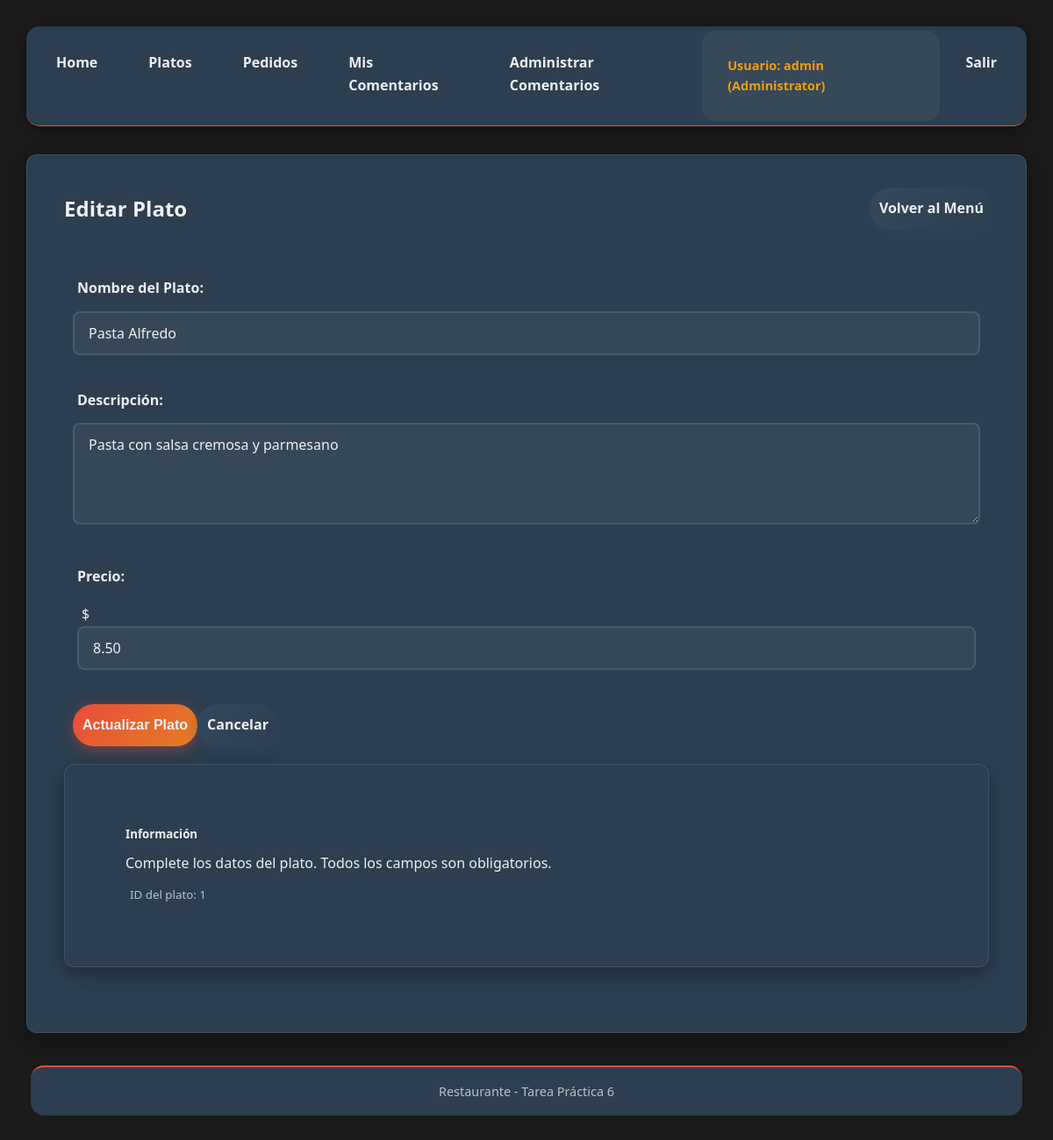
Screenshot of /index.php?action=dish_edit&id=1 (signed in) with the database file from the repository.
### tables this page shows
CREATE TABLE `dishes` (
  `id` int(11) NOT NULL,
  `name` varchar(50) NOT NULL,
  `description` text DEFAULT NULL,
  `price` decimal(10,2) NOT NULL,
  `created_at` timestamp NOT NULL DEFAULT current_timestamp()
);

### app/controllers/BaseController.php (called while the page is built, shortened)
<?php
class BaseController {
    protected function view($path, $data = []) {
        extract($data);
        require __DIR__ . '/../../views/layouts/header.php';
        require __DIR__ . '/../../views/' . $path . '.php';
        require __DIR__ . '/../../views/layouts/footer.php';
    }
}

### app/controllers/DishesController.php (called while the page is built, shortened)
 <?php
 require_once __DIR__ . '/../models/Dish.php';
 class DishesController extends BaseController {
 public function editForm(){
$dishModel = new Dish();
 $dish = $dishModel->find($_GET['id']);
 $this->view('dishes/edit', ['dish'=>$dish]);
 }
 }

### app/models/Model.php (called while the page is built, shortened)
<?php
abstract class Model {
    public function __construct() {
        $this->conn = $this->getConnection();
    }
    protected function getConnection() {
        $conn = new mysqli("localhost", "root", "", "restaurante");
        $conn->set_charset('utf8mb4');
        return $conn;
    }
}

### app/models/Dish.php (called while the page is built, shortened)
<?php
 require_once 'Model.php';
 class Dish extends Model {
 public function find($id){
 $stmt = $this->conn->prepare("SELECT * FROM dishes WHERE id=?");
 $stmt->bind_param('i',$id);
 $stmt->execute();
 return $stmt->get_result()->fetch_assoc();
 }
 }

### views/dishes/edit.php (the view, shortened to what this page needs)
<link rel="stylesheet" href="../assets/css/styles.css">
<div class="card fade-in">
    <div class="d-flex justify-content-between align-items-center mb-3">
        <h2><?= isset($dish) ? 'Editar Plato' : 'Crear Nuevo Plato' ?></h2>
        <a href="index.php?action=dishes" class="btn btn-secondary">Volver al Menú</a>
    </div>
    <div class="row">
        <div class="col-md-8">
            <form method="POST" action="index.php?action=<?= isset($dish) ? 'dish_update' : 'dish_store' ?>">
                <div class="form-group mb-3">
                    <label for="name">Nombre del Plato:</label>
                    <input type="text" class="form-control" id="name" name="name"
                           value="<?= htmlspecialchars($dish['name'] ?? '') ?>" required>
                </div>
                <div class="form-group mb-3">
                    <label for="description">Descripción:</label>
                    <textarea class="form-control" id="description" name="description" rows="4" required><?= htmlspecialchars($dish['description'] ?? '') ?></textarea>
                </div>
                <div class="form-group mb-3">
                    <label for="price">Precio:</label>
                    <div class="input-group">
                        <span class="input-group-text">$</span>
                        <input type="number" class="form-control" id="price" name="price"
                               value="<?= htmlspecialchars($dish['price'] ?? '') ?>"
                               step="0.01" min="0" required>
                    </div>
                </div>
                <div class="d-flex gap-2">
                    <button type="submit" class="btn btn-primary">
                        <?= isset($dish) ? 'Actualizar' : 'Crear' ?> Plato
                    </button>
                    <a href="index.php?action=dishes" class="btn btn-secondary">Cancelar</a>
                </div>
            </form>
        </div>
        <div class="col-md-4">
            <div class="card bg-light">
                <div class="card-body">
                    <h5 class="card-title">Información</h5>
                    <p class="card-text">
                        Complete los datos del plato. Todos los campos son obligatorios.
                    </p>
                    <?php if (isset($dish)): ?>
                        <p class="text-muted">
                            <small>ID del plato: <?= $dish['id'] ?></small>
                        </p>
                    <?php endif; ?>
                </div>
            </div>
        </div>
    </div>
</div>

### assets/css/styles.css (style rules this page uses)
:root { --rojo-primario: #e74c3c; --rojo-oscuro: #c0392b; --naranja-principal: #e67e22; --naranja-claro: #f39c12; --negro: #1a1a1a; --negro-claro: #2c3e50; --gris-oscuro: #34495e; --blanco: #ecf0f1; --gris-texto: #bdc3c7; }
* { margin: 0; padding: 5px; box-sizing: border-box; border-radius: 15px; }
body { font-family: 'Segoe UI', Tahoma, Geneva, Verdana, sans-serif; line-height: 1.6; color: var(--blanco); background-color: var(--negro); }
.card { background: var(--negro-claro); border-radius: 12px; box-shadow: 0 8px 25px rgba(0,0,0,0.3); padding: 2rem; margin-bottom: 2rem; transition: transform 0.3s ease, box-shadow 0.3s ease; border: 1px solid rgba(255, 255, 255, 0.1); }
.card-body { padding: 2rem; }
.btn { display: inline-flex; align-items: center; gap: 0.5rem; padding: 11px; border: none; border-radius: 50px; text-decoration: none; font-weight: 600; cursor: pointer; transition: all 0.3s ease; font-size: 1rem; text-align: center; justify-content: center; }
.btn-primary { background: linear-gradient(135deg, var(--rojo-primario) 0%, var(--naranja-principal) 100%); color: var(--blanco); box-shadow: 0 4px 15px rgba(231, 76, 60, 0.4); }
.btn-secondary { background: linear-gradient(135deg, var(--gris-oscuro) 0%, var(--negro-claro) 100%); color: var(--blanco); box-shadow: 0 4px 15px rgba(52, 73, 94, 0.4); }
.form-group { margin-bottom: 1.5rem; background-color: #2c3e50; }
label { display: block; margin-bottom: 0.5rem; font-weight: 600; color: var(--blanco); }
input, select, textarea, .form-control { width: 100%; padding: 0.75rem 1rem; border: 2px solid rgba(255, 255, 255, 0.1); border-radius: 8px; font-size: 1rem; transition: all 0.3s ease; background-color: rgba(255, 255, 255, 0.05); color: var(--blanco); font-family: inherit; }
input::placeholder, textarea::placeholder { color: var(--gris-texto); }
.fade-in { animation: fadeIn 0.5s ease-out; }
.text-muted { color: var(--gris-texto); }
.d-flex { display: flex; }
.justify-content-between { justify-content: space-between; }
.align-items-center { align-items: center; }
.mb-3 { margin-bottom: 1.5rem; }

### rows the page displays
dishes: name "Pasta Alfredo", description "Pasta con salsa cremosa y parmesano", price "8.50", id "1"

### other values shown
SessionManager::get('username', '') "admin"
SessionManager::get('role_name', '') "Administrator"
